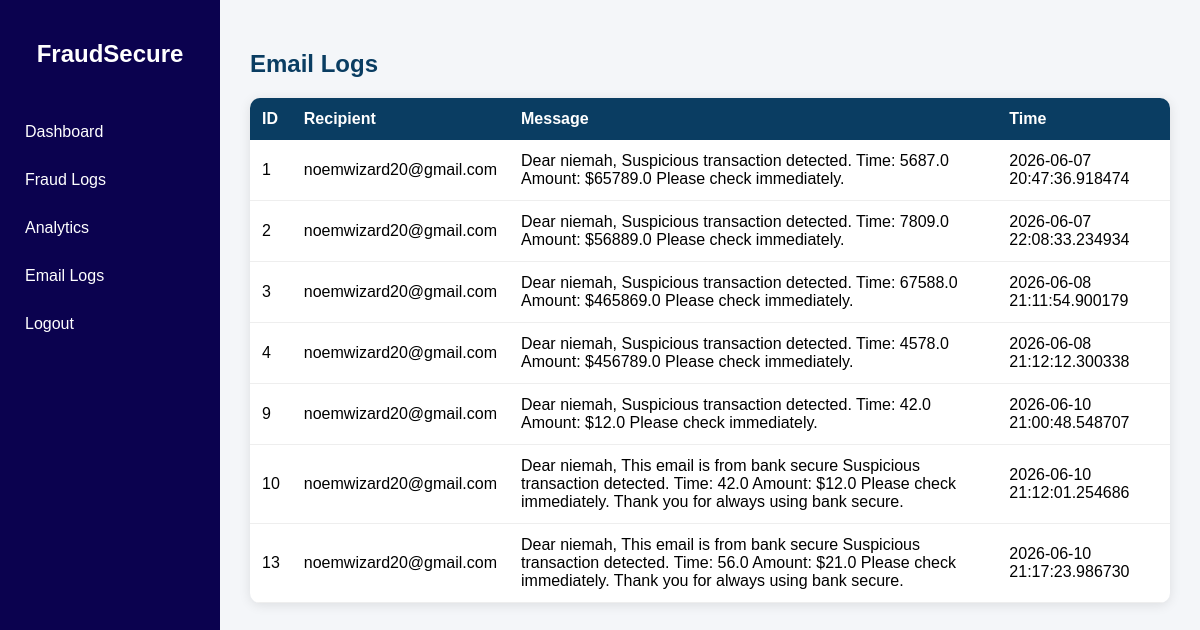
Screenshot of /emails (signed in) with the database file from the repository.
### tables this page shows
CREATE TABLE email_logs (
    id INTEGER PRIMARY KEY AUTOINCREMENT,
    recipient TEXT,
    message TEXT,
    time TEXT
);

### app.py (the view)
@app.route('/emails')
def emails():
    if 'user_id' not in session:
        return redirect(url_for('do_login'))
    conn = sqlite3.connect("fraud_logs.db")
    cursor = conn.cursor()
    cursor.execute(
    "SELECT * FROM email_logs WHERE recipient=?",
    (session['email'],)
)
    emails = cursor.fetchall()
    conn.close()
    return render_template('emails.html', emails=emails)

### templates/emails.html (shortened to what this page needs)
<!DOCTYPE html>
<html>
<head>
    <link rel="stylesheet" href="{{ url_for('static', filename='style.css') }}">
</head>
<body>
<div class="sidebar">
    <h2>FraudSecure</h2>
    <a href="/home">Dashboard</a>
    <a href="/dashboard">Fraud Logs</a>
    <a href="/analytics">Analytics</a>
    <a href="/emails">Email Logs</a>
    <a href="/logout">Logout</a>
</div>
<div class="main">
    <h2>Email Logs</h2>
    <table>
        <tr>
            <th>ID</th>
            <th>Recipient</th>
            <th>Message</th>
            <th>Time</th>
        </tr>
        {% for e in emails %}
        <tr>
            <td>{{ e[0] }}</td>
            <td>{{ e[1] }}</td>
            <td>{{ e[2] }}</td>
            <td>{{ e[3] }}</td>
        </tr>
        {% endfor %}
    </table>
</div>
</body>
</html>

### static/style.css (style rules this page uses)
body { margin: 0; font-family: Arial, sans-serif; background-color: #f4f6f9; }
.sidebar { width: 220px; height: 100vh; background: #0b024f; position: fixed; left: 0; top: 0; color: white; padding-top: 20px; }
.sidebar h2 { text-align: center; margin-bottom: 40px; }
.sidebar a { display: block; color: white; padding: 15px 25px; text-decoration: none; transition: 0.3s; }
.main { margin-left: 220px; padding: 30px; }
.main h2 { color: #0a3d62; }
table { width: 100%; border-collapse: collapse; background: white; box-shadow: 0px 2px 12px rgba(0,0,0,0.1); border-radius: 10px; overflow: hidden; }
table th { background: #0a3d62; color: white; padding: 12px; text-align: left; }
table td { padding: 12px; border-bottom: 1px solid #eee; }

### rows the page displays
email_logs: id "1", recipient "noemwizard20@gmail.com", message "Dear niemah, Suspicious transaction detected. Time: 5687.0 Amount: $65789.0 Please check immediately.", time "2026-06-07 20:47:36.918474"
email_logs: id "2", recipient "noemwizard20@gmail.com", message "Dear niemah, Suspicious transaction detected. Time: 7809.0 Amount: $56889.0 Please check immediately.", time "2026-06-07 22:08:33.234934"
email_logs: id "3", recipient "noemwizard20@gmail.com", message "Dear niemah, Suspicious transaction detected. Time: 67588.0 Amount: $465869.0 Please check immediately.", time "2026-06-08 21:11:54.900179"
email_logs: id "4", recipient "noemwizard20@gmail.com", message "Dear niemah, Suspicious transaction detected. Time: 4578.0 Amount: $456789.0 Please check immediately.", time "2026-06-08 21:12:12.300338"
email_logs: id "9", recipient "noemwizard20@gmail.com", message "Dear niemah, Suspicious transaction detected. Time: 42.0 Amount: $12.0 Please check immediately.", time "2026-06-10 21:00:48.548707"
email_logs: id "10", recipient "noemwizard20@gmail.com", message "Dear niemah, This email is from bank secure Suspicious transaction detected. Time: 42.0 Amount: $12.0 Please check immediately. Thank you for always using bank secure.", time "2026-06-10 21:12:01.254686"
email_logs: id "13", recipient "noemwizard20@gmail.com", message "Dear niemah, This email is from bank secure Suspicious transaction detected. Time: 56.0 Amount: $21.0 Please check immediately. Thank you for always using bank secure.", time "2026-06-10 21:17:23.986730"
